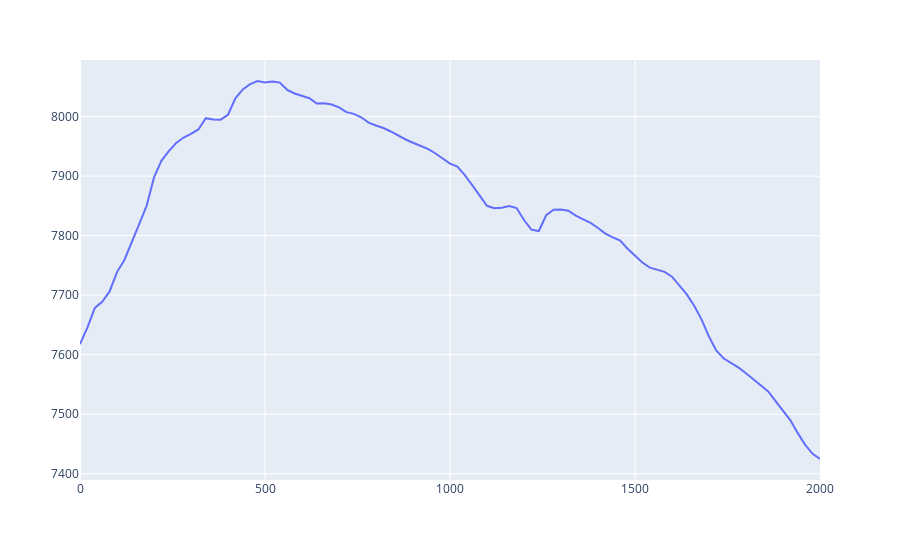

The notebook cell this image was saved under:
### Code cell
gps_coords = 28.699405553574277, 83.49374394828561
# global radius, grid_size
radius = 1000
grid_size = 20
# path = '../ASTGTM_Himalaya/interp_tests/N30E086_10m_bilinear.tif'
# path = '../ASTGTM_Himalaya/interp_tests/N30E086_2m_cubicspline.tif'
path = '/Users/george-birchenough/sunmap_rasters/Himalaya_DEM_20m_bilinear.tif'
array = add_trace()
fig.show()
